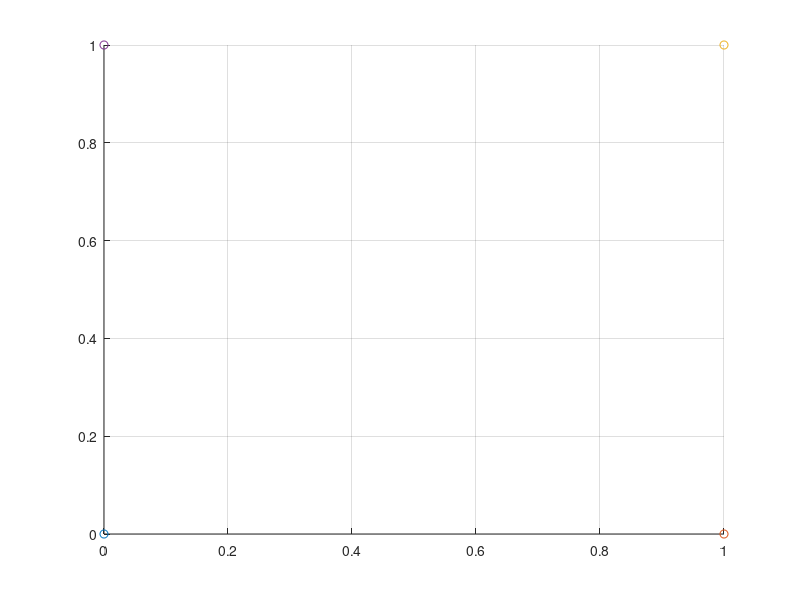

Recreate this plot in MATLAB. (Note: this script raises an error after producing the figure.)
close all
clear all
clc
hold on;
grid on

n=100;

t=0:0.001:1

P1=[0 0];
P2=[1 0];
P3=[1 1];
P4=[0 1];

plot(P1(1),P1(2),'o');
plot(P2(1),P2(2),'o');
plot(P3(1),P3(2),'o');
plot(P4(1),P3(2),'o');


M = bezier4(P1,P2,P3,P4,t');

plot(M(:,1),M(:,2));

